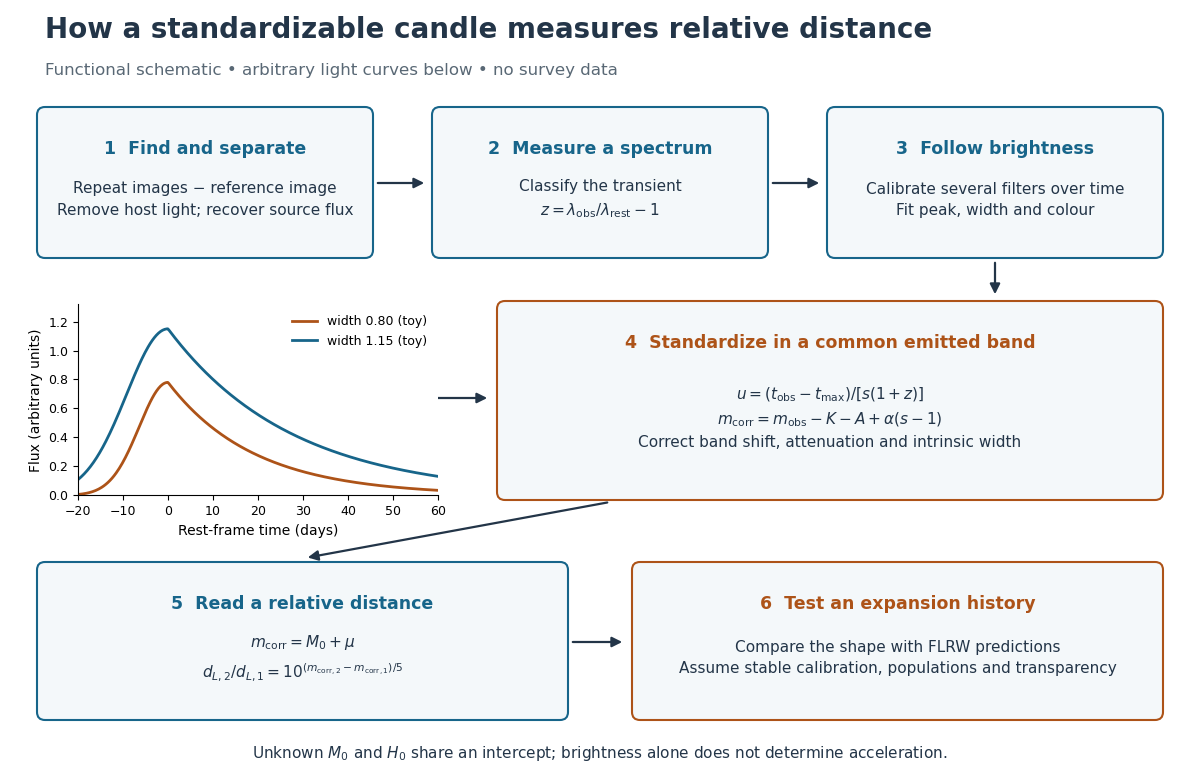

Here is the Python script that generated this plot:
"""Generate a functional, schematic supernova distance readout (Python 3.14, NumPy 2.3, Matplotlib 3.10)."""
from pathlib import Path
import numpy as np
import matplotlib.pyplot as plt
from matplotlib.patches import FancyBboxPatch, FancyArrowPatch


def main():
    fig = plt.figure(figsize=(12, 7.8), facecolor='white', dpi=100)
    ax = fig.add_axes([0, 0, 1, 1]); ax.set(xlim=(0, 12), ylim=(0, 7.8)); ax.axis('off')
    ink, blue, orange = '#233548', '#17658a', '#ad5318'
    def box(x, y, w, h, title, body, color=blue):
        ax.add_patch(FancyBboxPatch((x,y),w,h,boxstyle='round,pad=0.08',fc='#f4f8fa',ec=color,lw=1.5))
        ax.text(x+w/2,y+h-.25,title,ha='center',va='top',fontsize=12.5,weight='bold',color=color)
        ax.text(x+w/2,y+h/2-.17,body,ha='center',va='center',fontsize=11,color=ink,linespacing=1.5)
    def arrow(a,b):
        ax.add_patch(FancyArrowPatch(a,b,arrowstyle='-|>',mutation_scale=15,lw=1.6,color=ink))
    ax.text(.45,7.42,'How a standardizable candle measures relative distance',fontsize=20,weight='bold',color=ink)
    ax.text(.45,7.05,'Functional schematic • arbitrary light curves below • no survey data',fontsize=12,color='#596875')
    box(.45,5.3,3.2,1.35,'1  Find and separate','Repeat images − reference image\nRemove host light; recover source flux')
    box(4.4,5.3,3.2,1.35,'2  Measure a spectrum','Classify the transient\n'+r'$z=\lambda_{\rm obs}/\lambda_{\rm rest}-1$')
    box(8.35,5.3,3.2,1.35,'3  Follow brightness','Calibrate several filters over time\nFit peak, width and colour')
    arrow((3.75,5.97),(4.27,5.97)); arrow((7.7,5.97),(8.22,5.97))
    plot = fig.add_axes([.065,.365,.30,.245],facecolor='white')
    time=np.linspace(-20,60,350)
    for stretch,amp,col in [(.8,.78,orange),(1.15,1.15,blue)]:
        u=time/stretch
        template=np.where(u<0,np.exp(-.5*(u/8)**2),np.exp(-u/24))
        plot.plot(time,amp*template,color=col,lw=2,label=f'width {stretch:.2f} (toy)')
    plot.set(xlabel='Rest-frame time (days)',ylabel='Flux (arbitrary units)',xlim=(-20,60),ylim=(0,1.32))
    plot.spines[['top','right']].set_visible(False);plot.tick_params(labelsize=9);plot.legend(fontsize=9,frameon=False,loc='upper right')
    box(5.05,2.88,6.5,1.83,'4  Standardize in a common emitted band',r'$u=(t_{\rm obs}-t_{\max})/[s(1+z)]$'+'\n'+r'$m_{\rm corr}=m_{\rm obs}-K-A+\alpha(s-1)$'+'\nCorrect band shift, attenuation and intrinsic width',orange)
    arrow((4.1,3.82),(4.9,3.82)); arrow((9.95,5.2),(9.95,4.83))
    box(.45,.68,5.15,1.42,'5  Read a relative distance',r'$m_{\rm corr}=M_0+\mu$'+'\n'+r'$d_{L,2}/d_{L,1}=10^{(m_{{\rm corr},2}-m_{{\rm corr},1})/5}$')
    box(6.4,.68,5.15,1.42,'6  Test an expansion history','Compare the shape with FLRW predictions\nAssume stable calibration, populations and transparency',orange)
    arrow((5.7,1.38),(6.25,1.38)); arrow((6.1,2.78),(3.05,2.22))
    ax.text(6,.22,r'Unknown $M_0$ and $H_0$ share an intercept; brightness alone does not determine acceleration.',ha='center',fontsize=11,color=ink)
    fig.savefig(Path(__file__).stem+'.png',facecolor='white',dpi=100)
    plt.close(fig)


if __name__ == '__main__':
    main()
